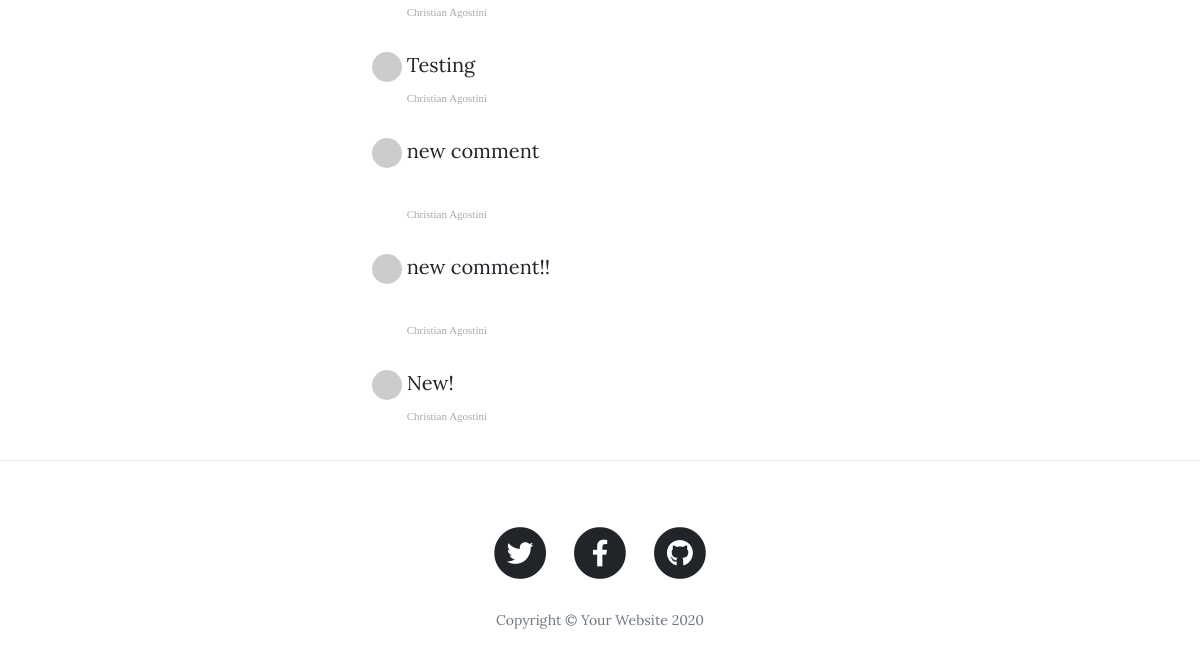
Page /post/1 (signed in, lower part) on the earlier database version.
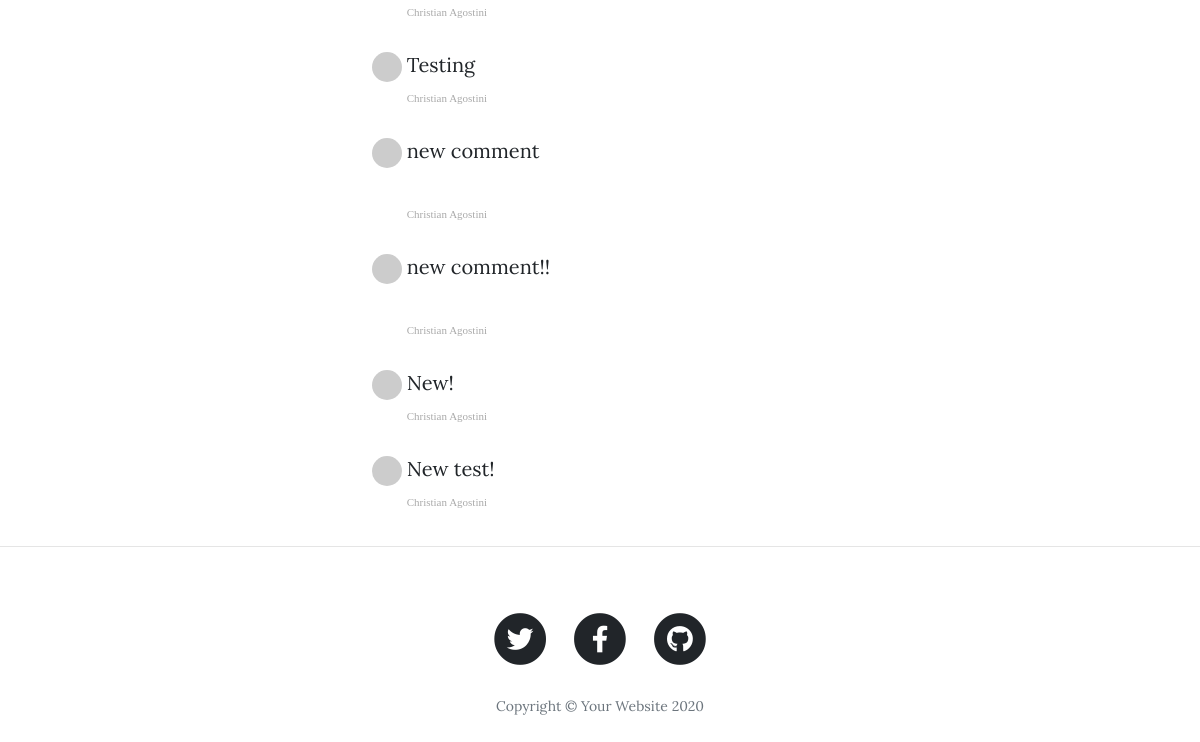
Same page on the later database version.
### main.py (models this page shows)
class Comment(db.Model):
    __tablename__ = "comments"
    id = db.Column(db.Integer, primary_key=True)
    text = db.Column(db.Text, nullable=False)
    commenter_id = db.Column(db.Integer, db.ForeignKey('users.id'), nullable=False)
    commenter = relationship("User", back_populates="comments")
    post_id = db.Column(db.Integer, db.ForeignKey('blog_posts.id'), nullable=False)
    parent_post = relationship("BlogPost", back_populates="comments")

class User(UserMixin, db.Model):
    __tablename__ = "users"
    id = db.Column(db.Integer, primary_key=True)
    name = db.Column(db.String(250), nullable=False)
    email = db.Column(db.String(250), unique=True, nullable=False)
    password = db.Column(db.String(250))
    posts = relationship("BlogPost", back_populates="author")
    comments = relationship("Comment", back_populates="commenter")

### main.py (the view, shortened to what this page needs)
@app.route("/post/<int:post_id>", methods=["GET", "POST"])
def show_post(post_id):
    requested_post = BlogPost.query.get(post_id)
    form = CommentForm()
    return render_template("post.html", form=form, post=requested_post, current_user=current_user)

### main.py (called while the page is built)
@login_manager.user_loader
def load_user(user_id):
    return User.query.get(int(user_id))

### templates/post.html (shortened to what this page needs)
{% import "bootstrap/wtf.html" as wtf %}
{% include "header.html" %}
  <article>
    <div class="container">
      <div class="row">
        <div class="col-lg-8 col-md-10 mx-auto">
          <br>
          <div class="col-lg-8 col-md-10 mx-auto comment">
              {% for comment in post.comments %}
              <ul class="commentList">
                <li>
                    <div class="commenterImage">
                      <img src="{{ comment.commenter.email | gravatar }}"/>
                    </div>
                    <div class="commentText">
                        {{ comment.text|safe }}
                        <span class="date sub-text"> {{ comment.commenter.name|safe }} </span>
                    </div>
                </li>
              </ul>
            {% endfor %}
            </div>
          </div>
      </div>
    </div>
  </article>
  <hr>
{% include "footer.html" %}

### templates/header.html (shortened to what this page needs)
<!DOCTYPE html>
<html lang="en">
<head>
  <link href="{{ url_for('static', filename='vendor/bootstrap/css/bootstrap.min.css') }}" rel="stylesheet">
  <link href="{{ url_for('static', filename='vendor/fontawesome-free/css/all.min.css')}}" rel="stylesheet" type="text/css">
  <link href="{{ url_for('static', filename='css/clean-blog.min.css')}}" rel="stylesheet">
</head>
<body>

### templates/footer.html (shortened to what this page needs)
  <footer>
    <div class="container">
      <div class="row">
        <div class="col-lg-8 col-md-10 mx-auto">
          <ul class="list-inline text-center">
            <li class="list-inline-item">
              <a href="#">
                <span class="fa-stack fa-lg">
                  <i class="fas fa-circle fa-stack-2x"></i>
                  <i class="fab fa-twitter fa-stack-1x fa-inverse"></i>
                </span>
              </a>
            </li>
            <li class="list-inline-item">
              <a href="#">
                <span class="fa-stack fa-lg">
                  <i class="fas fa-circle fa-stack-2x"></i>
                  <i class="fab fa-facebook-f fa-stack-1x fa-inverse"></i>
                </span>
              </a>
            </li>
            <li class="list-inline-item">
              <a href="#">
                <span class="fa-stack fa-lg">
                  <i class="fas fa-circle fa-stack-2x"></i>
                  <i class="fab fa-github fa-stack-1x fa-inverse"></i>
                </span>
              </a>
            </li>
          </ul>
          <p class="copyright text-muted">Copyright &copy; Your Website 2020</p>
        </div>
      </div>
    </div>
  </footer>
</body>
</html>

Differences in the rows shown:
added Comment: text "New test!", commenter.name "Christian Agostini"
